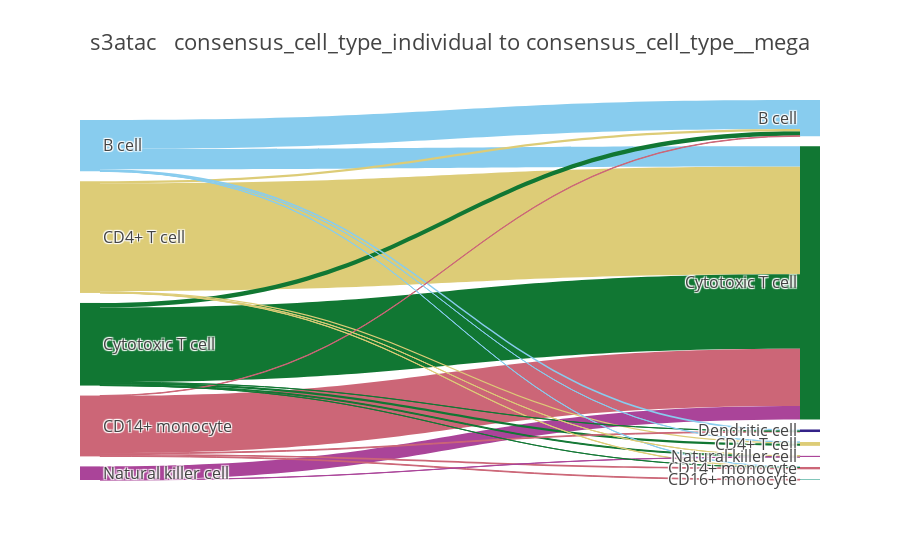
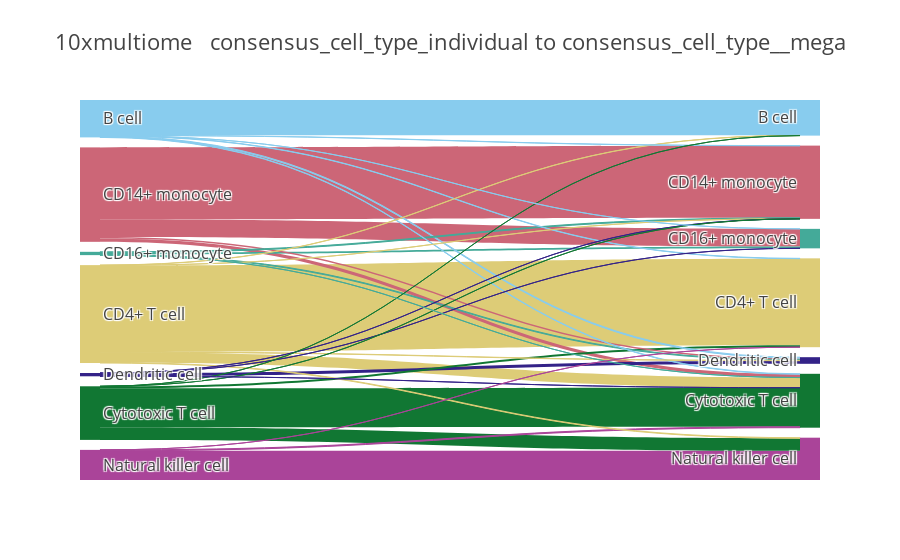
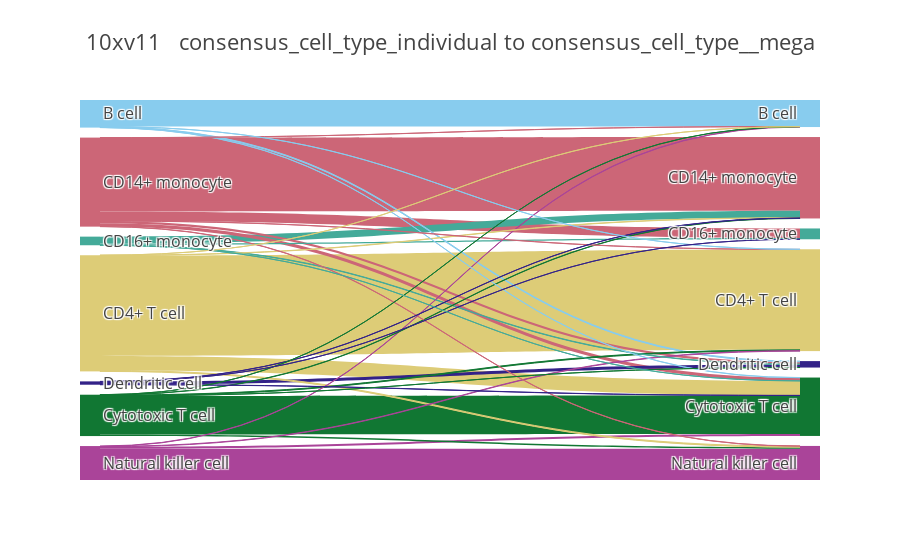
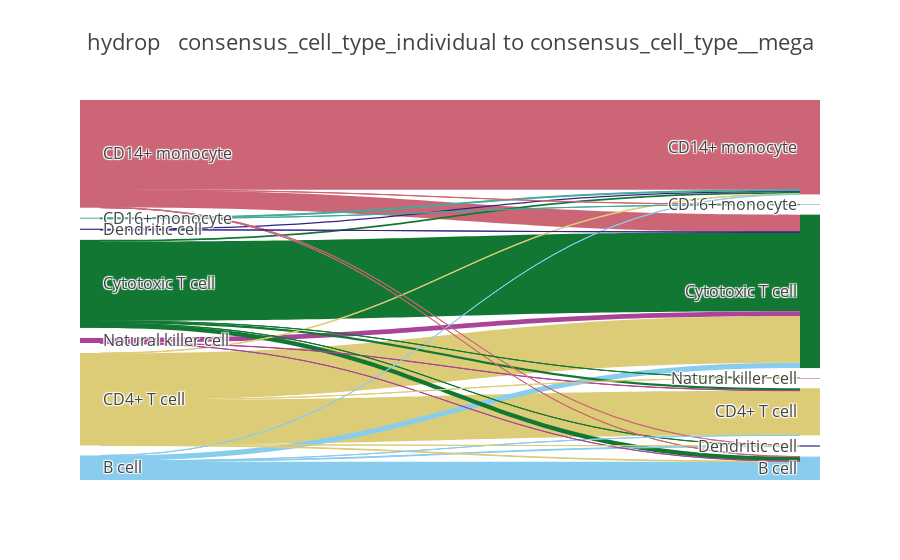

Notebook source saved alongside these figures, in order:
### Code cell
for tech in df["tech"].unique():
    df_tmp = df[df["tech"] == tech]
    for contrast in contrasts:
        df_counts = df_tmp.groupby(contrast, as_index=False)["one"].sum()

        df_counts.columns = ["Source", "Target", "Value"]
        df_counts["Link Color"] = [cell_type_color_dict[x] for x in df_counts["Source"]]
        df_counts["Source"] = [alias_dict[x] for x in df_counts["Source"]]
        df_counts["Target"] = [alias_dict2[x] for x in df_counts["Target"]]
        df_counts = df_counts.sort_values(["Value"], ascending=False).reset_index(
            drop=True
        )

        # df_counts = df_counts.reset_index(drop=True)

        df_nodes = pd.DataFrame([str(x) for x in range(0, 14)], columns=["ID"])
        df_nodes["Label"] = [alias_dict_inv[x] for x in df_nodes["ID"]]
        df_nodes["Color"] = [cell_type_color_dict[x] for x in df_nodes["Label"]]
        # df_nodes = df_nodes.reset_index(drop=True)
        # df_nodes.index = list(df_nodes["ID"])

        # Sankey plot setup
        data_trace = dict(
            type="sankey",
            domain=dict(x=[0, 1], y=[0, 1]),
            orientation="h",
            valueformat=".0f",
            node=dict(
                pad=10,
                # thickness = 30,
                line=dict(color="black", width=0),
                label=df_nodes["Label"].dropna(axis=0, how="any"),
                color=df_nodes["Color"],
            ),
            link=dict(
                source=df_counts["Source"].dropna(axis=0, how="any"),
                target=df_counts["Target"].dropna(axis=0, how="any"),
                value=df_counts["Value"].dropna(axis=0, how="any"),
                color=df_counts["Link Color"].dropna(axis=0, how="any"),
            ),
        )

        layout = dict(
            title=f"{tech} \n {contrast[0]} to {contrast[1]}",
            height=772,
            font=dict(size=16),
        )

        fig = dict(data=[data_trace], layout=layout)
        iplot(fig, validate=False)

### Figure 1 — Plotly figure (JSON) as saved in the notebook; plotly's stock layout.template omitted (floating-point values rounded to 4 significant figures)
{"data": [{"domain": {"x": [0, 1], "y": [0, 1]}, "link": {"color": ["#DDCC77", "#117733", "#CC6677", "#88CCEE", "#88CCEE", "#AA4499", "#117733", "#117733", "#DDCC77", "#CC6677", "#88CCEE", "#DDCC77", "#117733", "#CC6677", "#CC6677", "#CC6677", "#DDCC77", "#88CCEE", "#117733", "#88CCEE", "#AA4499", "#117733", "#DDCC77"], "source": ["3", "4", "1", "0", "0", "6", "4", "4", "3", "1", "0", "3", "4", "1", "1", "1", "3", "0", "4", "0", "6", "4", "3"], "target": ["11", "11", "11", "7", "11", "11", "7", "10", "7", "8", "12", "10", "13", "12", "9", "7", "8", "8", "12", "10", "13", "8", "13"], "value": [1610, 1113, 853, 434, 301, 201, 69, 34, 31, 27, 25, 21, 14, 11, 10, 7, 4, 3, 2, 2, 2, 1, 1]}, "node": {"color": ["#88CCEE", "#CC6677", "#44AA99", "#DDCC77", "#117733", "#332288", "#AA4499", "#88CCEE", "#CC6677", "#44AA99", "#DDCC77", "#117733", "#332288", "#AA4499"], "label": ["B cell", "CD14+ monocyte", "CD16+ monocyte", "CD4+ T cell", "Cytotoxic T cell", "Dendritic cell", "Natural killer cell", "B cell", "CD14+ monocyte", "CD16+ monocyte", "CD4+ T cell", "Cytotoxic T cell", "Dendritic cell", "Natural killer cell"], "line": {"color": "black", "width": 0}, "pad": 10}, "orientation": "h", "type": "sankey", "valueformat": ".0f"}], "layout": {"autosize": true, "font": {"size": 16}, "title": {"text": "s3atac \n consensus_cell_type_individual to consensus_cell_type__mega"}}}

### Figure 2 — Plotly figure (JSON) as saved in the notebook; plotly's stock layout.template omitted (floating-point values rounded to 4 significant figures)
{"data": [{"domain": {"x": [0, 1], "y": [0, 1]}, "link": {"color": ["#DDCC77", "#CC6677", "#117733", "#88CCEE", "#AA4499", "#CC6677", "#117733", "#DDCC77", "#CC6677", "#332288", "#117733", "#44AA99", "#CC6677", "#88CCEE", "#AA4499", "#44AA99", "#44AA99", "#DDCC77", "#88CCEE", "#88CCEE", "#DDCC77", "#DDCC77", "#88CCEE", "#DDCC77", "#332288", "#332288", "#117733", "#117733", "#88CCEE", "#332288", "#44AA99", "#AA4499"], "source": ["3", "1", "4", "0", "6", "1", "4", "3", "1", "5", "4", "2", "1", "0", "6", "2", "2", "3", "0", "0", "3", "3", "0", "3", "5", "5", "4", "4", "0", "5", "2", "6"], "target": ["10", "8", "11", "7", "13", "9", "13", "11", "11", "12", "10", "9", "12", "12", "11", "8", "12", "13", "11", "10", "12", "7", "8", "8", "8", "9", "7", "8", "9", "11", "11", "10"], "value": [4275, 3555, 1928, 1747, 1440, 877, 621, 501, 161, 153, 96, 81, 74, 47, 47, 44, 37, 30, 24, 19, 16, 11, 10, 5, 4, 4, 2, 2, 1, 1, 1, 1]}, "node": {"color": ["#88CCEE", "#CC6677", "#44AA99", "#DDCC77", "#117733", "#332288", "#AA4499", "#88CCEE", "#CC6677", "#44AA99", "#DDCC77", "#117733", "#332288", "#AA4499"], "label": ["B cell", "CD14+ monocyte", "CD16+ monocyte", "CD4+ T cell", "Cytotoxic T cell", "Dendritic cell", "Natural killer cell", "B cell", "CD14+ monocyte", "CD16+ monocyte", "CD4+ T cell", "Cytotoxic T cell", "Dendritic cell", "Natural killer cell"], "line": {"color": "black", "width": 0}, "pad": 10}, "orientation": "h", "type": "sankey", "valueformat": ".0f"}], "layout": {"autosize": true, "font": {"size": 16}, "title": {"text": "10xmultiome \n consensus_cell_type_individual to consensus_cell_type__mega"}}}

### Figure 3 — Plotly figure (JSON) as saved in the notebook; plotly's stock layout.template omitted (floating-point values rounded to 4 significant figures)
{"data": [{"domain": {"x": [0, 1], "y": [0, 1]}, "link": {"color": ["#DDCC77", "#CC6677", "#117733", "#AA4499", "#88CCEE", "#DDCC77", "#CC6677", "#44AA99", "#CC6677", "#332288", "#CC6677", "#AA4499", "#117733", "#44AA99", "#DDCC77", "#88CCEE", "#117733", "#AA4499", "#44AA99", "#AA4499", "#DDCC77", "#117733", "#CC6677", "#88CCEE", "#CC6677", "#332288", "#332288", "#CC6677", "#117733", "#117733", "#88CCEE", "#332288", "#44AA99", "#DDCC77"], "source": ["3", "1", "4", "6", "0", "3", "1", "2", "1", "5", "1", "6", "4", "2", "3", "0", "4", "6", "2", "6", "3", "4", "1", "0", "1", "5", "5", "1", "4", "4", "0", "5", "2", "3"], "target": ["10", "8", "11", "13", "7", "11", "9", "8", "11", "12", "12", "11", "13", "9", "13", "12", "10", "10", "12", "7", "8", "8", "13", "11", "10", "11", "8", "7", "12", "7", "10", "9", "11", "7"], "value": [7196, 5293, 2764, 2242, 1901, 1037, 676, 490, 223, 213, 156, 135, 112, 96, 71, 58, 57, 32, 30, 25, 24, 22, 17, 15, 13, 12, 10, 7, 5, 5, 5, 3, 2, 1]}, "node": {"color": ["#88CCEE", "#CC6677", "#44AA99", "#DDCC77", "#117733", "#332288", "#AA4499", "#88CCEE", "#CC6677", "#44AA99", "#DDCC77", "#117733", "#332288", "#AA4499"], "label": ["B cell", "CD14+ monocyte", "CD16+ monocyte", "CD4+ T cell", "Cytotoxic T cell", "Dendritic cell", "Natural killer cell", "B cell", "CD14+ monocyte", "CD16+ monocyte", "CD4+ T cell", "Cytotoxic T cell", "Dendritic cell", "Natural killer cell"], "line": {"color": "black", "width": 0}, "pad": 10}, "orientation": "h", "type": "sankey", "valueformat": ".0f"}], "layout": {"autosize": true, "font": {"size": 16}, "title": {"text": "10xv11 \n consensus_cell_type_individual to consensus_cell_type__mega"}}}

### Figure 4 — Plotly figure (JSON) as saved in the notebook; plotly's stock layout.template omitted (floating-point values rounded to 4 significant figures)
{"data": [{"domain": {"x": [0, 1], "y": [0, 1]}, "link": {"color": ["#CC6677", "#117733", "#DDCC77", "#DDCC77", "#88CCEE", "#CC6677", "#88CCEE", "#AA4499", "#117733", "#117733", "#117733", "#332288", "#44AA99", "#88CCEE", "#DDCC77", "#DDCC77", "#AA4499", "#117733", "#CC6677", "#CC6677", "#88CCEE", "#CC6677", "#88CCEE", "#117733", "#AA4499", "#DDCC77", "#332288", "#44AA99", "#DDCC77"], "source": ["1", "4", "3", "3", "0", "1", "0", "6", "4", "4", "4", "5", "2", "0", "3", "3", "6", "4", "1", "1", "0", "1", "0", "4", "6", "3", "5", "2", "3"], "target": ["8", "11", "11", "10", "7", "11", "11", "11", "7", "10", "8", "8", "8", "12", "7", "8", "10", "12", "9", "12", "8", "7", "10", "13", "7", "12", "11", "9", "13"], "value": [4506, 3974, 2341, 2236, 910, 873, 268, 241, 223, 116, 90, 57, 48, 41, 32, 27, 11, 10, 10, 8, 8, 7, 5, 5, 2, 1, 1, 1, 1]}, "node": {"color": ["#88CCEE", "#CC6677", "#44AA99", "#DDCC77", "#117733", "#332288", "#AA4499", "#88CCEE", "#CC6677", "#44AA99", "#DDCC77", "#117733", "#332288", "#AA4499"], "label": ["B cell", "CD14+ monocyte", "CD16+ monocyte", "CD4+ T cell", "Cytotoxic T cell", "Dendritic cell", "Natural killer cell", "B cell", "CD14+ monocyte", "CD16+ monocyte", "CD4+ T cell", "Cytotoxic T cell", "Dendritic cell", "Natural killer cell"], "line": {"color": "black", "width": 0}, "pad": 10}, "orientation": "h", "type": "sankey", "valueformat": ".0f"}], "layout": {"autosize": true, "font": {"size": 16}, "title": {"text": "hydrop \n consensus_cell_type_individual to consensus_cell_type__mega"}}}
